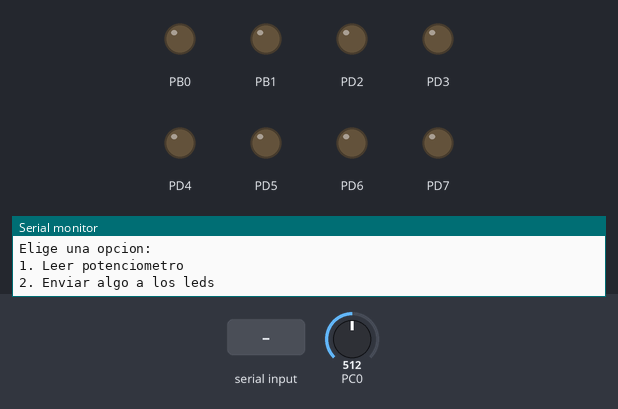
Bench run of a program on a simulated ATmega328P, built with avr-gcc and emulated at 16 MHz. Parts: output pins drawn as LEDs (lit = HIGH), the last lines printed to the serial monitor. Inputs (shaded band) come from the test bench; at power-on: PC0 = 512.

Above: at 1.2 s.
1.3 s: "1\n" received over Serial
2.8 s: byte 50 ('2') received over Serial
4.3 s: byte 49 ('1') received over Serial
At 5.0 s:
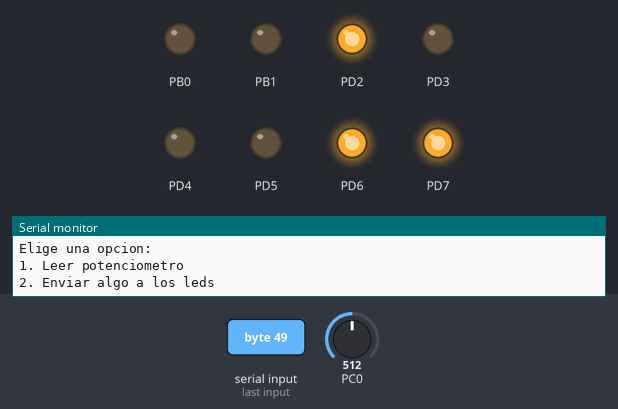
5.8 s: "0\n" received over Serial
Timing chart, 0 to 8.3 s (numbered marks = the images above; inputs shaded):
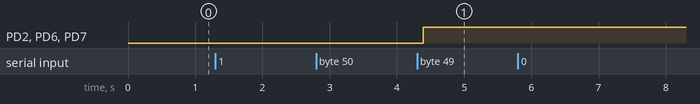

The program:

main.c
```c
//-----------------------------------------------
// UNIVERSIDAD DEL VALLE DE GUATEMALA
// IE2023: PROGRAMACION DE MICROCONTROLADORES
// PRELAB6.c
// AUTOR: ANTHONY ALEJANDRO BOTEO LÓPEZ
// PROYECTO: PRELABORATORIO 4
// HARDWARE: ATMEGA328P
// CREADO: 4/21/2025 2:27:32 PM
// ULTIMA MODIFICACION: 4/24/2025
// DESCRIPCIÓN:
//-----------------------------------------------
#define F_CPU 16000000UL

/////////////////////////LIBRERIAS/////////////////////////////
#include <avr/io.h>
#include <avr/interrupt.h>
#include <util/delay.h>
#include <stdio.h>

// VARIABLES GLOBALES
volatile uint8_t DATO_RECIBIDO = 0;    // VARIABLE CON EL DATO A RECIBIR
volatile uint8_t DATO_ENVIADO = 0;     // VARIABLE CON EL DATO ENVIADO
volatile uint16_t VALOR_ADC = 0;       // VALOR ACTUAL DEL ADC
volatile uint32_t COUNTER = 0;         // CONTADOR1
volatile uint8_t MODO = 0;             //SELECCION MODO 0:ESPERANDO, 1:LEER POTE, 2: INTRODUCIR UNA LETRA


/////////////////////////////////////////CONFIGURANDO VECTORES////////////////////////////////////
//////////////////////CONFIGURANDO UART////////////////////
void UART_conf() {
	UBRR0H = 0;
	UBRR0L = 103;  // 9600 baudios
	UCSR0B = (1 << RXEN0) | (1 << TXEN0) | (1 << RXCIE0);  // INTERRUPCION RX, HABILITAR TX Y RX
	UCSR0C = (1 << UCSZ01) | (1 << UCSZ00);  // 8BITS, SIN PARIDAD, VALOR DE STOP 1BIT
	sei();
}

//////////////////////CONFIGURANDO ADC/////////////////////
void ADC_conf() {
	ADMUX = (1 << REFS0);  // VCC
	ADCSRA = (1 << ADEN) | (1 << ADPS2) | (1 << ADPS1) | (1 << ADPS0);  // PRESCALER 128
}

////////////////////////////////////////////INTERRUPCION//////////////////////////////////////////
ISR(USART_RX_vect) {
	DATO_RECIBIDO = UDR0;   // GUARDAR UDR0
	DATO_ENVIADO = 1;       // ACTIVAR BANDERA DEBIDO A DATO RECIBIDO
}

///////////////////////////ENVIAR CARACTER POR UART///////////////
void ENVIAR_UART(char c) {
	while (!(UCSR0A & (1 << UDRE0)));  // ESPERAR HASTA QUE EL BUFF ESTE VACIO
	UDR0 = c;  // ESCRIBE EL VALOR EN EL REGISTRO UDR0
}

//////////////////////////LEEMOS EL ADC//////////////////////////
uint16_t LEER_ADC() {
	ADCSRA |= (1 << ADSC);
	while (ADCSRA & (1 << ADSC));
	return ADC;
}

///////////////////////////////////////////CONFIGURANDO SALIDAS///////////////////////////
void LED_conf() {
	DDRD |= 0b11111100;  // PD2-PD7
	DDRB |= 0b00000011;  // PB0-PB1
}

//////////////////////ENVIAR CADENA////////////////////////
void CADENA(const char *txt) {
	for (uint8_t i = 0; txt[i] != '\0'; i++) {
		ENVIAR_UART(txt[i]);
	}
}

////////////////////////////////////////CONVIRTIENDO LEDS/////////////////////////////////
void MOSTRAR_LED(uint8_t data) {
	PORTD = (PORTD & 0b00000011) | ((data << 2) & 0b11111100);
	PORTB = (PORTB & 0b11111100) | ((data >> 6) & 0b00000011);
}

//////////////////////////////MOSTRAR MENU///////////////////////////////////////////////
void MOSTRAR_MENU() {
	CADENA("\nElige una opcion:\n");
	CADENA("1. Leer potenciometro\n");
	CADENA("2. Enviar algo a los leds\n");
}

//////////////////////////////MAIN/////////////////////////////////////////////////
int main() {
	UART_conf();
	ADC_conf();
	LED_conf();

	uint8_t GUARDAR_VALOR = 0;
	//uint32_t CONTADOR2 = 0;  //ULTIMO TIEMPO ENVIADO

	MOSTRAR_MENU();

	while (1) {
		_delay_ms(1);
		COUNTER++;

		//LEER EL VALOR DEL ADC
		VALOR_ADC = LEER_ADC();


		//
		if (DATO_ENVIADO)
		{
			//MODO SIN SELECCION
			if (MODO == 0) {

				//ACTIVANDO MODO 1 (POTE)
				if (DATO_RECIBIDO == '1')
				{
					MODO = 1;
					CADENA("\nValor del ADC(POTENCIOMETRO).\n");
					char BUFF[20];
					sprintf(BUFF, "Valor ADC: %u\n", VALOR_ADC);
					CADENA(BUFF);
					MOSTRAR_MENU();
					MODO = 0; //VOLVER A MOSTRAR SELECCIONES
				}
				//ACTIVANDO MODO 2(INGRESAR Y MOSTRAR)
				else if (DATO_RECIBIDO == '2')
				{
					MODO = 2;
					CADENA("\n Introducir una letra:\n");
				}

				else {
					CADENA("\n Seleccionar ´1´ o ´2´ ");
					MOSTRAR_MENU();
				}
			}
			//MODO LED
			else if (MODO == 2) {
				//ESPERAMOS A RECIBIR UNA LETRA
				GUARDAR_VALOR = DATO_RECIBIDO;
				ENVIAR_UART(DATO_RECIBIDO);
				ENVIAR_UART('\n');
				CADENA("DATO MOSTRADO EN LEDS. ");
				MOSTRAR_MENU();
				MODO = 0;
			}

			DATO_ENVIADO = 0; //REINICIAR BANDERA
		}

		MOSTRAR_LED(GUARDAR_VALOR);
	}
}
```

Measured:
- after the input at 4.3 s, PD2, PD6, PD7: LOW → HIGH after 0.10 s
